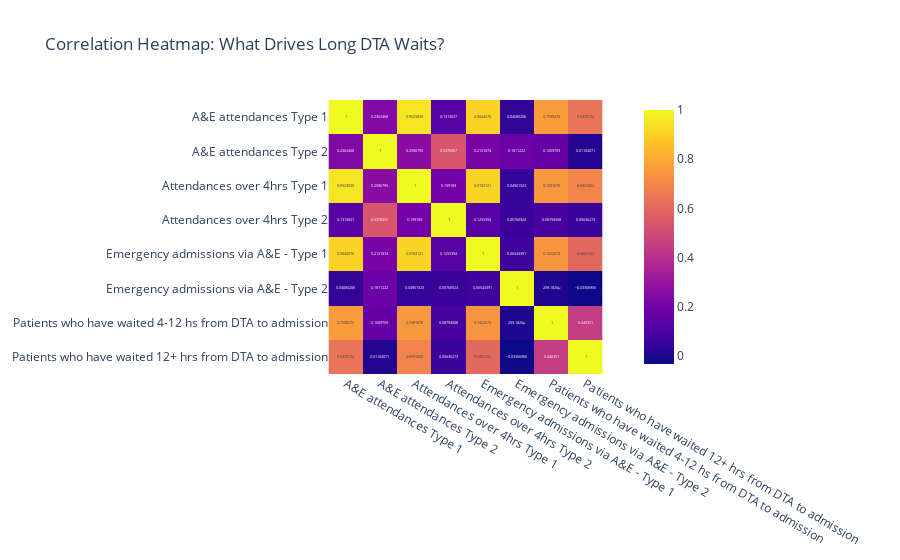

Source (notebook cell):
### Markdown cell above
# Heatmap

### Code cell
import plotly.express as px

df_plot = df[df["Org name"].str.strip().str.lower() != "total"].copy()

corr = df_plot[[
    "A&E attendances Type 1",
    "A&E attendances Type 2",
    "Attendances over 4hrs Type 1",
    "Attendances over 4hrs Type 2",
    "Emergency admissions via A&E - Type 1",
    "Emergency admissions via A&E - Type 2",
    "Patients who have waited 4-12 hs from DTA to admission",
    "Patients who have waited 12+ hrs from DTA to admission"
]].corr()

fig4 = px.imshow(
    corr,
    text_auto=True,
    title="Correlation Heatmap: What Drives Long DTA Waits?"
)

fig4.show()

### Figure 1 — Plotly figure (JSON) as saved in the notebook; plotly's stock layout.template omitted (floating-point values rounded to 4 significant figures)
{"data": [{"coloraxis": "coloraxis", "hovertemplate": "x: %{x}<br>y: %{y}<br>color: %{z}<extra></extra>", "name": "0", "texttemplate": "%{z}", "type": "heatmap", "x": ["A&E attendances Type 1", "A&E attendances Type 2", "Attendances over 4hrs Type 1", "Attendances over 4hrs Type 2", "Emergency admissions via A&E - Type 1", "Emergency admissions via A&E - Type 2", "Patients who have waited 4-12 hs from DTA to admission", "Patients who have waited 12+ hrs from DTA to admission"], "xaxis": "x", "y": ["A&E attendances Type 1", "A&E attendances Type 2", "Attendances over 4hrs Type 1", "Attendances over 4hrs Type 2", "Emergency admissions via A&E - Type 1", "Emergency admissions via A&E - Type 2", "Patients who have waited 4-12 hs from DTA to admission", "Patients who have waited 12+ hrs from DTA to admission"], "yaxis": "y", "z": [[1, 0.2362, 0.9523, 0.1313, 0.9045, 0.0408, 0.7599, 0.6378], [0.2362, 1, 0.2597, 0.5377, 0.2132, 0.1811, 0.161, 0.01104], [0.9523, 0.2597, 1, 0.1992, 0.9103, 0.04902, 0.7491, 0.6931], [0.1313, 0.5377, 0.1992, 1, 0.1255, 0.05761, 0.08795, 0.05636], [0.9045, 0.2132, 0.9103, 0.1255, 1, 0.06543, 0.7423, 0.6001], [0.0408, 0.1811, 0.04902, 0.05761, 0.06543, 1, 0.0002592, -0.03307], [0.7599, 0.161, 0.7491, 0.08795, 0.7423, 0.0002592, 1, 0.4464], [0.6378, 0.01104, 0.6931, 0.05636, 0.6001, -0.03307, 0.4464, 1]]}], "layout": {"coloraxis": {"colorscale": [[0, "#0d0887"], [0.1111, "#46039f"], [0.2222, "#7201a8"], [0.3333, "#9c179e"], [0.4444, "#bd3786"], [0.5556, "#d8576b"], [0.6667, "#ed7953"], [0.7778, "#fb9f3a"], [0.8889, "#fdca26"], [1, "#f0f921"]]}, "title": {"text": "Correlation Heatmap: What Drives Long DTA Waits?"}, "xaxis": {"anchor": "y", "constrain": "domain", "domain": [0, 1], "scaleanchor": "y"}, "yaxis": {"anchor": "x", "autorange": "reversed", "constrain": "domain", "domain": [0, 1]}}}
